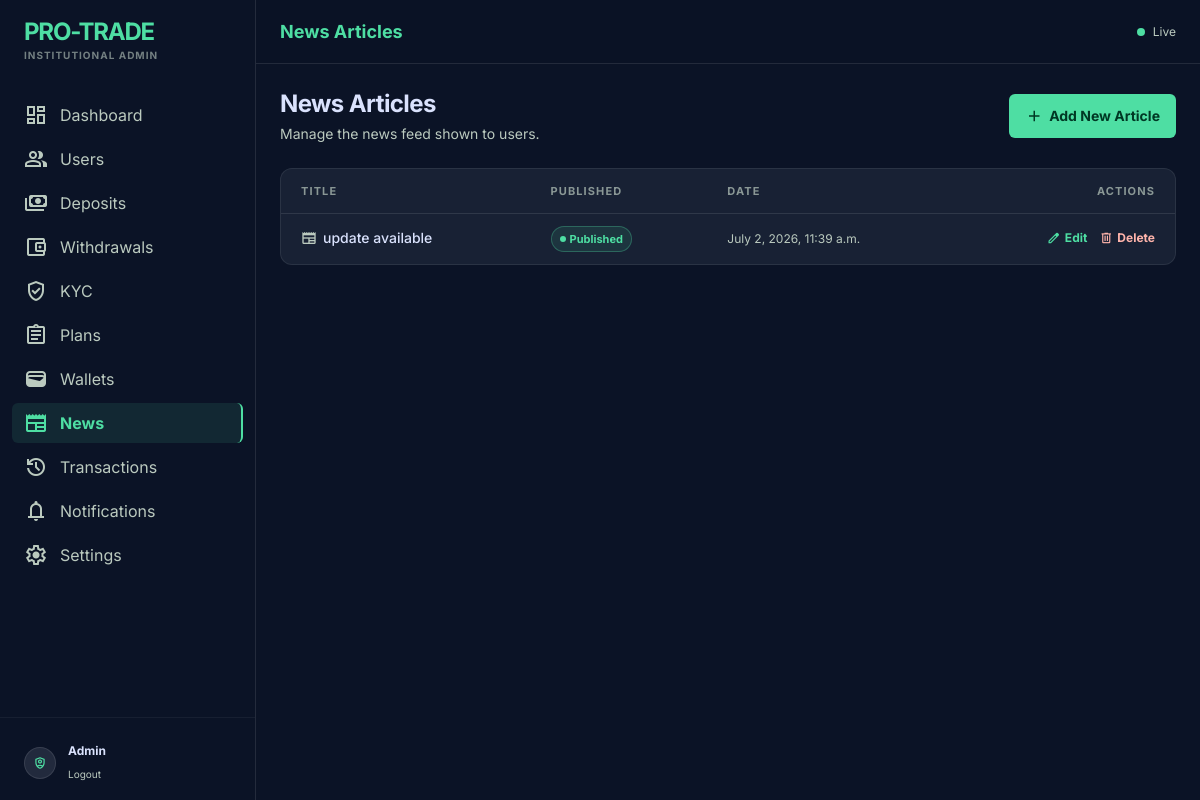
/panel/news/ (signed in), run on the app's committed database.
### core/models.py (models this page shows, shortened)
class User(AbstractUser):
    id = models.UUIDField(primary_key=True, default=uuid.uuid4, editable=False)
    phone = models.CharField(max_length=20, blank=True)
    country = models.CharField(max_length=100, blank=True)
    referral_code = models.CharField(max_length=20, unique=True)
    referred_by = models.ForeignKey(
        'self',
        on_delete=models.SET_NULL,
        null=True,
        blank=True,
        related_name='referrals'
    )
    balance = models.DecimalField(max_digits=20, decimal_places=2, default=0)
    investment_balance = models.DecimalField(max_digits=20, decimal_places=2, default=0)
    profit_balance = models.DecimalField(max_digits=20, decimal_places=2, default=0)
    referral_balance = models.DecimalField(max_digits=20, decimal_places=2, default=0)
    email_verified = models.BooleanField(default=False)
    phone_verified = models.BooleanField(default=False)
    kyc_verified = models.BooleanField(default=False)
    two_factor_enabled = models.BooleanField(default=False)
    is_admin_user = models.BooleanField(default=False)
    created_at = models.DateTimeField(auto_now_add=True)

class News(models.Model):
    title = models.CharField(max_length=200)
    image = models.ImageField(upload_to="news/")
    content = models.TextField()
    published = models.BooleanField(default=True)
    created_at = models.DateTimeField(auto_now_add=True)

### core/admin_views.py (the view)
# urls.py: path("panel/news/", admin_views.AdminNewsListView.as_view(), name="admin_news_list"),
class AdminNewsListView(AdminRequiredMixin, ListView):
    model = News
    template_name = "core/admin/admin_news_list.html"
    context_object_name = "news_items"
    ordering = ["-created_at"]

### core/context_processors.py (called while the page is built)
def site_settings(request):
    return {"site_settings": SiteSetting.objects.first()}

def notifications_badge(request):
    if request.user.is_authenticated:
        count = Notification.objects.filter(user=request.user, is_read=False).count()
    else:
        count = 0
    return {"unread_notifications_count": count}

### core/templates/core/admin/admin_news_list.html (shortened to what this page needs)
{% extends "core/admin/admin_base.html" %}
{% block page_title %}News Articles{% endblock %}
{% block content %}
<div class="flex flex-col gap-6">
  <div class="flex flex-wrap items-center justify-between gap-4">
    <div>
      <h1 class="text-2xl font-bold text-on-surface tracking-tight">News Articles</h1>
      <p class="text-sm text-on-surface-variant mt-1">Manage the news feed shown to users.</p>
    </div>
    <a href="{% url 'core:admin_news_create' %}"
       class="inline-flex items-center gap-1.5 bg-primary text-on-primary font-bold text-sm px-4 py-2 rounded-md hover:brightness-110 transition-all">
      <span class="material-symbols-outlined text-lg">add</span>Add New Article
    </a>
  </div>
  <div class="glass-panel rounded-xl overflow-hidden">
    <div class="overflow-x-auto custom-scrollbar">
      <table class="w-full text-sm">
        <thead>
          <tr class="border-b border-white/10 text-left text-[11px] uppercase tracking-widest text-on-surface-variant/70">
            <th class="px-5 py-3 font-bold">Title</th>
            <th class="px-5 py-3 font-bold">Published</th>
            <th class="px-5 py-3 font-bold">Date</th>
            <th class="px-5 py-3 font-bold text-right">Actions</th>
          </tr>
        </thead>
        <tbody class="divide-y divide-white/5">
          {% for item in news_items %}
          <tr class="hover:bg-surface-variant/30 transition-colors">
            <td class="px-5 py-3 font-medium text-on-surface flex items-center gap-1.5">
              <span class="material-symbols-outlined text-base text-on-surface-variant">newspaper</span>{{ item.title }}
            </td>
            <td class="px-5 py-3">
              {% if item.published %}
              <span class="inline-flex items-center gap-1 px-2 py-0.5 rounded-full text-[11px] font-bold bg-primary/10 text-primary border border-primary/30">
                <span class="w-1.5 h-1.5 rounded-full bg-primary"></span>Published
              </span>
              {% else %}
              <span class="inline-flex items-center gap-1 px-2 py-0.5 rounded-full text-[11px] font-bold bg-surface-variant text-on-surface-variant border border-white/10">
                Draft
              </span>
              {% endif %}
            </td>
            <td class="px-5 py-3 text-on-surface-variant text-xs">{{ item.created_at }}</td>
            <td class="px-5 py-3 text-right">
              <div class="inline-flex items-center gap-3">
                <a href="{% url 'core:admin_news_update' item.pk %}"
                   class="inline-flex items-center gap-1 text-primary hover:text-primary/80 font-bold text-xs transition-colors">
                  <span class="material-symbols-outlined text-sm">edit</span>Edit
                </a>
                <a href="{% url 'core:admin_news_delete' item.pk %}"
                   class="inline-flex items-center gap-1 text-error hover:text-error/80 font-bold text-xs transition-colors">
                  <span class="material-symbols-outlined text-sm">delete</span>Delete
                </a>
              </div>
            </td>
          </tr>
          {% endfor %}
        </tbody>
      </table>
    </div>
  </div>
</div>
{% endblock %}

### core/templates/core/admin/admin_base.html (shortened to what this page needs)
<!DOCTYPE html>
<html lang="en" class="dark">
<head>
<script src="https://cdn.tailwindcss.com?plugins=forms,container-queries"></script>
</head>
<body class="font-body-md text-body-md">
<aside id="admin-sidebar"
       class="h-screen w-64 fixed left-0 top-0 border-r border-white/10 backdrop-blur-xl bg-surface z-[60] flex flex-col py-4
              -translate-x-full lg:translate-x-0 transition-transform duration-300 ease-in-out">
  <div class="px-6 mb-8 flex items-center justify-between">
    <div>
      <h1 class="text-2xl font-bold text-primary tracking-tighter">PRO-TRADE</h1>
      <p class="text-[10px] uppercase tracking-widest text-on-surface-variant/60 font-bold">Institutional Admin</p>
    </div>
  </div>
  <nav class="flex-1 px-3 space-y-1 overflow-y-auto custom-scrollbar">
    {% url 'core:admin_dashboard' as dash_url %}
    <a href="{{ dash_url }}"
       class="flex items-center gap-3 px-3 py-2 rounded-md cursor-pointer transition-all
       {% if request.path == dash_url %}text-primary bg-primary/10 border-r-2 border-primary font-bold
       {% else %}text-on-surface-variant hover:text-on-surface hover:bg-surface-variant/50{% endif %}">
      <span class="material-symbols-outlined">dashboard</span><span>Dashboard</span>
    </a>
    {% url 'core:admin_users_list' as users_url %}
    <a href="{{ users_url }}"
       class="flex items-center gap-3 px-3 py-2 rounded-md cursor-pointer transition-all
       {% if request.path == users_url %}text-primary bg-primary/10 border-r-2 border-primary font-bold
       {% else %}text-on-surface-variant hover:text-on-surface hover:bg-surface-variant/50{% endif %}">
      <span class="material-symbols-outlined">group</span><span>Users</span>
    </a>
    {% url 'core:admin_deposits_list' as deposits_url %}
    <a href="{{ deposits_url }}"
       class="flex items-center gap-3 px-3 py-2 rounded-md cursor-pointer transition-all
       {% if request.path == deposits_url %}text-primary bg-primary/10 border-r-2 border-primary font-bold
       {% else %}text-on-surface-variant hover:text-on-surface hover:bg-surface-variant/50{% endif %}">
      <span class="material-symbols-outlined">payments</span><span>Deposits</span>
    </a>
    {% url 'core:admin_withdrawals_list' as withdrawals_url %}
    <a href="{{ withdrawals_url }}"
       class="flex items-center gap-3 px-3 py-2 rounded-md cursor-pointer transition-all
       {% if request.path == withdrawals_url %}text-primary bg-primary/10 border-r-2 border-primary font-bold
       {% else %}text-on-surface-variant hover:text-on-surface hover:bg-surface-variant/50{% endif %}">
      <span class="material-symbols-outlined">account_balance_wallet</span><span>Withdrawals</span>
    </a>
    {% url 'core:admin_kyc_list' as kyc_url %}
    <a href="{{ kyc_url }}"
       class="flex items-center gap-3 px-3 py-2 rounded-md cursor-pointer transition-all
       {% if request.path == kyc_url %}text-primary bg-primary/10 border-r-2 border-primary font-bold
       {% else %}text-on-surface-variant hover:text-on-surface hover:bg-surface-variant/50{% endif %}">
      <span class="material-symbols-outlined">verified_user</span><span>KYC</span>
    </a>
    {% url 'core:admin_plans_list' as plans_url %}
    <a href="{{ plans_url }}"
       class="flex items-center gap-3 px-3 py-2 rounded-md cursor-pointer transition-all
       {% if request.path == plans_url %}text-primary bg-primary/10 border-r-2 border-primary font-bold
       {% else %}text-on-surface-variant hover:text-on-surface hover:bg-surface-variant/50{% endif %}">
      <span class="material-symbols-outlined">assignment</span><span>Plans</span>
    </a>
    {% url 'core:admin_wallets_list' as wallets_url %}
    <a href="{{ wallets_url }}"
       class="flex items-center gap-3 px-3 py-2 rounded-md cursor-pointer transition-all
       {% if request.path == wallets_url %}text-primary bg-primary/10 border-r-2 border-primary font-bold
       {% else %}text-on-surface-variant hover:text-on-surface hover:bg-surface-variant/50{% endif %}">
      <span class="material-symbols-outlined">wallet</span><span>Wallets</span>
    </a>
    {% url 'core:admin_news_list' as news_url %}
    <a href="{{ news_url }}"
       class="flex items-center gap-3 px-3 py-2 rounded-md cursor-pointer transition-all
       {% if request.path == news_url %}text-primary bg-primary/10 border-r-2 border-primary font-bold
       {% else %}text-on-surface-variant hover:text-on-surface hover:bg-surface-variant/50{% endif %}">
      <span class="material-symbols-outlined">newspaper</span><span>News</span>
    </a>
    {% url 'core:admin_transactions_list' as tx_url %}
    <a href="{{ tx_url }}"
       class="flex items-center gap-3 px-3 py-2 rounded-md cursor-pointer transition-all
       {% if request.path == tx_url %}text-primary bg-primary/10 border-r-2 border-primary font-bold
       {% else %}text-on-surface-variant hover:text-on-surface hover:bg-surface-variant/50{% endif %}">
      <span class="material-symbols-outlined">history</span><span>Transactions</span>
    </a>
    {% url 'core:admin_send_notification' as notif_url %}
    <a href="{{ notif_url }}"
       class="flex items-center gap-3 px-3 py-2 rounded-md cursor-pointer transition-all
       {% if request.path == notif_url %}text-primary bg-primary/10 border-r-2 border-primary font-bold
       {% else %}text-on-surface-variant hover:text-on-surface hover:bg-surface-variant/50{% endif %}">
      <span class="material-symbols-outlined">notifications</span><span>Notifications</span>
    </a>
    {% url 'core:admin_site_settings' as settings_url %}
    <a href="{{ settings_url }}"
       class="flex items-center gap-3 px-3 py-2 rounded-md cursor-pointer transition-all
       {% if request.path == settings_url %}text-primary bg-primary/10 border-r-2 border-primary font-bold
       {% else %}text-on-surface-variant hover:text-on-surface hover:bg-surface-variant/50{% endif %}">
      <span class="material-symbols-outlined">settings</span><span>Settings</span>
    </a>
  </nav>
  <div class="px-6 pt-6 mt-6 border-t border-white/5">
    <div class="flex items-center gap-3">
      <div class="w-8 h-8 rounded-full bg-surface-container-high flex items-center justify-center border border-white/10">
        <span class="material-symbols-outlined text-primary text-sm">shield_person</span>
      </div>
      <div>
        <p class="text-[12px] font-bold">{{ request.user.get_full_name|default:request.user.username }}</p>
        <a href="{% url 'core:admin_logout' %}" class="text-[10px] text-on-surface-variant hover:text-primary transition-colors">Logout</a>
      </div>
    </div>
  </div>
</aside>
<main class="lg:ml-64 min-h-screen relative z-10 flex flex-col">
  <header class="h-16 flex justify-between items-center px-6 border-b border-white/10 backdrop-blur-md bg-surface/80 sticky top-0 z-50">
    <div class="flex items-center gap-3">
      <h2 class="text-lg font-bold text-primary">{% block page_title %}Admin{% endblock %}</h2>
    </div>
    <div class="flex items-center gap-2 text-on-surface-variant text-xs">
      <span class="w-2 h-2 rounded-full bg-primary animate-pulse"></span>
      <span>Live</span>
    </div>
  </header>
  <div class="p-6 space-y-6 overflow-y-auto max-h-[calc(100vh-4rem)] custom-scrollbar">
    {% block content %}{% endblock %}
  </div>
</main>
</body>
</html>

### core/templates/core/admin/admin_base.html (style rules this page uses)
body { background-color: #0b1326; color: #dae2fd; -webkit-font-smoothing: antialiased; }
.glass-panel { background: rgba(30,41,59,0.7); backdrop-filter: blur(12px); border: 1px solid rgba(255,255,255,0.08); }
.material-symbols-outlined { font-variation-settings: 'FILL' 0, 'wght' 400, 'GRAD' 0, 'opsz' 24; }

### data on the page
User: user.get_full_name "Admin"
News: title "update available", published True (drawn), created_at "July 2, 2026, 11:39 a.m."
